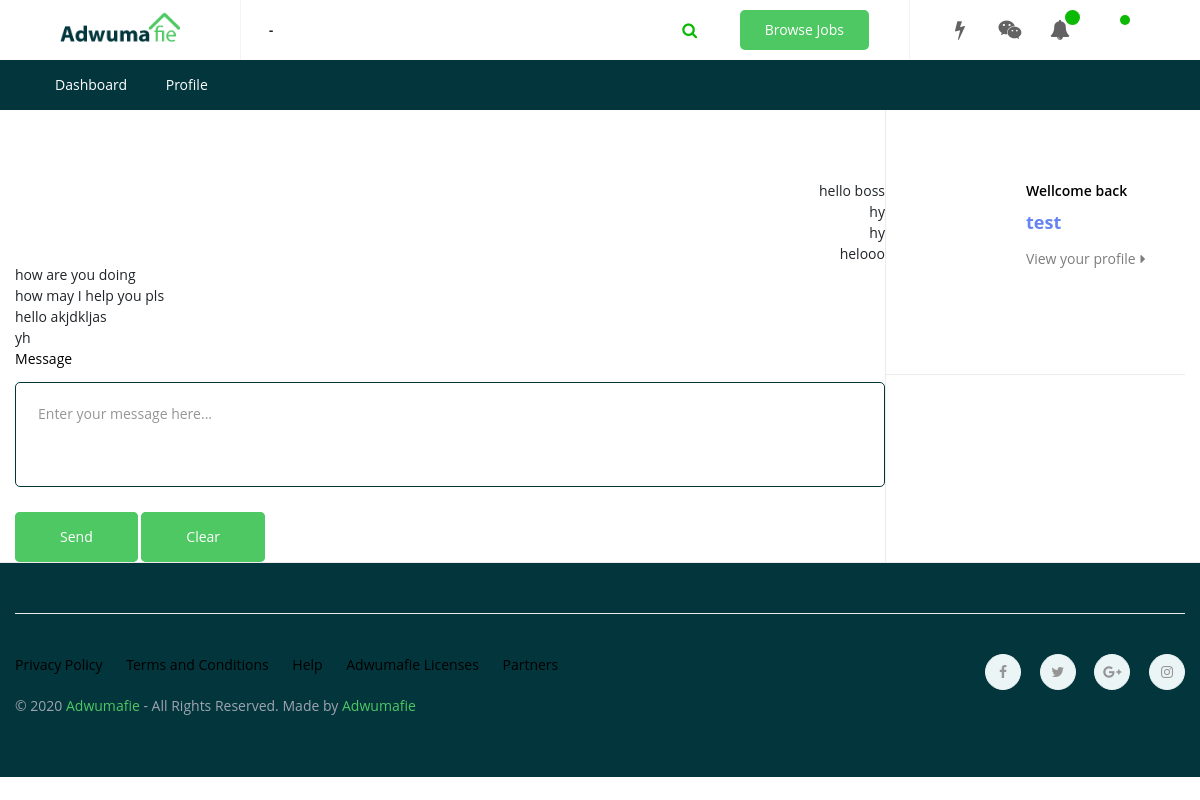
The app's page /user/dashboard/chat_old.php?user=31 (signed in) with its own data.
### tables this page shows
CREATE TABLE `message` (
  `id` int(11) NOT NULL,
  `sender_id` int(11) NOT NULL,
  `receiver_id` int(11) NOT NULL,
  `text` text NOT NULL,
  `created` timestamp NULL DEFAULT current_timestamp()
);

### user/dashboard/chat_old.php (the view, shortened to what this page needs)
<?php  session_start();
require_once '../../config/dbconfig.php';
$user_id = $_SESSION['id'];
if(isset($_GET['user'])){
    $receiver_id = $_GET['user'];
}
?>
<!DOCTYPE html>
<html>
<head>
    <link rel="stylesheet" type="text/css" media="all" href="../../vendors/plugins/bootstrap4/css/bootstrap.min.css" />
    <link rel="stylesheet" type="text/css" media="all" href="../../vendors/plugins/font-awesome/css/font-awesome.min.css" />
    <link rel="stylesheet" type="text/css" media="all" href="../../vendors/plugins/owl-carousel/assets/owl.carousel.css" />
    <link rel="stylesheet" type="text/css" media="all" href="../../vendors/plugins/jquery-bar-rating/dist/themes/fontawesome-stars.css" />
    <link rel="stylesheet" type="text/css" media="all" href="../../vendors/plugins/jquery-ui/jquery-ui.min.css" />
    <link rel="stylesheet" type="text/css" media="all" href="../../vendors/plugins/select2/dist/css/select2.min.css" />
    <link rel="stylesheet" type="text/css" media="all" href="../../vendors/fonts/athena/style.css" />
    <link rel="stylesheet" type="text/css" media="all" href="../../vendors/css/style.css" />
    <link rel="stylesheet" type="text/css" media="all" href="../../vendors/css/style2.css" />
    <link rel="stylesheet" href="//code.jquery.com/ui/1.12.1/themes/base/jquery-ui.css">
</head>
<body>
    <div class="ps-page" id="dashboard">
        <nav class="ps-navigation--dashboard">
            <ul>
                <li><a href="">Dashboard</a></li>
                <li><a href="#">Profile</a></li>
            </ul>
        </nav>
        <div class="ps-dashboard ps-section--sidebar">
            <div class="container">
                <div class="ps-section__container">
                    <div class="ps-section__content">
                        <div align="right">
                            <?php
                            $chat_query = mysqli_query($con,"SELECT * FROM message WHERE sender_id = '$user_id' AND receiver_id = '$receiver_id' ");
                            if($chat_query){
                                while($chat_row = mysqli_fetch_assoc($chat_query)){
                                    $message = $chat_row['text'];
                                    echo $message;
                                    echo '<br>';
                                }
                            }
                          ?>
                        </div>
                        <div align="left">
                            <?php
                        $chat_query = mysqli_query($con,"SELECT * FROM message WHERE sender_id = '$receiver_id' AND receiver_id = '$user_id' ");
                        if($chat_query){
                            while($chat_row = mysqli_fetch_assoc($chat_query)){
                                $message = $chat_row['text'];
                                echo $message;
                                echo '<br>';
                            }
                        }
                        ?>
                        </div>
                        <form action="" method="post">
                            <div class="form-group">
                                <label>Message</label>
                                <textarea class="form-control" rows="3" name="message" placeholder="Enter your message here..."></textarea>
                            </div>
                            <div class="ps-form__submit">
                                <button type="submit" name="send-message" class="ps-btn ps-btn--gradient">Send</button>
                                <button type="reset" class="ps-btn ps-btn--gradient">Clear</button>
                            </div>
                        </form>
                    </div>
                    <?php include '../../template_parts/sidebar.php' ?>
                </div>
            </div>
        </div>
    </div>
</body>
</html>

### records on screen
message: text "hello boss"
message: text "hy"
message: text "hy"
message: text "helooo"
message: text "how are you doing"
message: text "how may I help you pls"
message: text "hello akjdkljas"
message: text "yh"

### other values on screen
$username "test"
